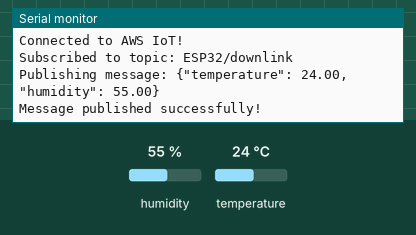
Recording of a sketch running on a simulated ESP32. Shown: the last lines printed to the serial monitor. The test bench sets the inputs (shaded band); at power-on: humidity 55 %, temperature 24 °C. WiFi joins after 1.5 s; servers stay silent unless stated; no MQTT or app messages arrive unless stated.

Above: at 2.7 s.
2.8 s: humidity set to 22 %
At 12.5 s:
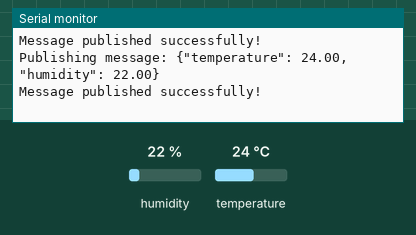
12.8 s: temperature set to 12 °C
At 22.5 s:
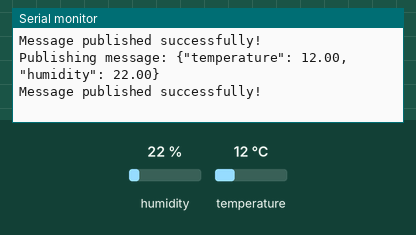
22.8 s: humidity set to 40 %
At 32.6 s:
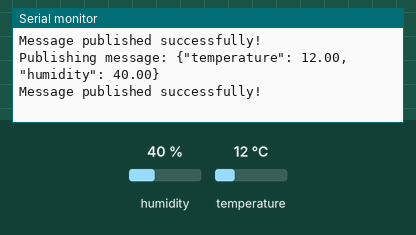
Timing chart, 0 to 34.1 s (numbered marks = the images above; inputs shaded):
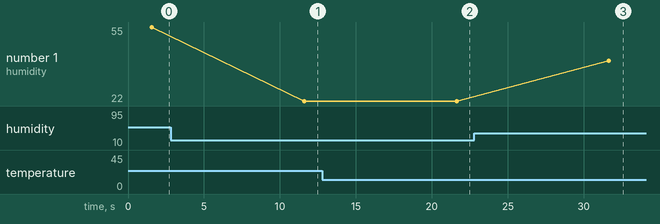

Measured:
- after the input at 2.8 s, the serial monitor: prints a new line after 8.8 s (image 1)
- after the input at 12.8 s, the serial monitor: prints a new line after 8.8 s (image 2)
- after the input at 22.8 s, the serial monitor: prints a new line after 8.9 s (image 3)
- plotted number 1: 55 → 22 after the input at 2.8 s, 22 → 40 after the input at 22.8 s

The sketch:

sketch_nov24aESP32_copy_20241204153317.ino
```cpp
#include "aws_secrets.h"
#include <WiFiClientSecure.h>
#include <MQTTClient.h>
#include <ArduinoJson.h>
#include "WiFi.h"
#include <DHT.h>

// DHT11 Settings
#define DHTPIN  21       // GPIO-pinnen där DHT11 är ansluten
#define DHTTYPE DHT11    // Typ av sensor
DHT dht(DHTPIN, DHTTYPE);

// MQTT topics
#define AWS_IOT_PUBLISH_TOPIC "/telemetry"
#define AWS_IOT_SUBSCRIBE_TOPIC "/downlink"

// Global variables
WiFiClientSecure net;
MQTTClient client(1024);

void connectWiFi() {
  Serial.println("Connecting to Wi-Fi");
  WiFi.begin(WIFI_SSID, WIFI_PASSWORD);
  while (WiFi.status() != WL_CONNECTED) {
    delay(500);
    Serial.print(".");
  }
  Serial.println("\nWi-Fi connected!");
}

void connectAWS() {
  Serial.println("Setting up AWS IoT connection...");

  net.setCACert(AWS_CERT_CA);
  net.setCertificate(AWS_CERT_CRT);
  net.setPrivateKey(AWS_CERT_PRIVATE);

  client.begin(AWS_IOT_ENDPOINT, 8883, net);
  Serial.println("Connecting to AWS IoT...");
  while (!client.connect(THINGNAME)) { // Använder THINGNAME som är definierat i aws_secrets.h
    Serial.print(".");
    delay(1000);
  }
  Serial.println("\nConnected to AWS IoT!");

  // Subscribe to topics
  client.subscribe(String(THINGNAME) + AWS_IOT_SUBSCRIBE_TOPIC);
  Serial.println("Subscribed to topic: " + String(THINGNAME) + AWS_IOT_SUBSCRIBE_TOPIC);
}

void publishMessage(float temperature, float humidity) {
  // Skapa ett JSON-objekt
  String message = "{\"temperature\": " + String(temperature, 2) + ", \"humidity\": " + String(humidity, 2) + "}";
  Serial.print("Publishing message: ");
  Serial.println(message);

  if (client.publish(String(THINGNAME) + AWS_IOT_PUBLISH_TOPIC, message)) {
    Serial.println("Message published successfully!");
  } else {
    Serial.println("Failed to publish message.");
  }
}

void setup() {
  Serial.begin(115200);
  dht.begin(); // Initiera DHT11-sensorn
  connectWiFi();
  connectAWS();
}

void loop() {
  if (!client.connected()) {
    Serial.println("Disconnected from AWS IoT, reconnecting...");
    connectAWS();
  }

  // Läs data från DHT11-sensorn
  float temperature = dht.readTemperature();
  float humidity = dht.readHumidity();

  if (isnan(temperature) || isnan(humidity)) {
    Serial.println("Failed to read from DHT sensor!");
  } else {
    publishMessage(temperature, humidity);
  }

  delay(10000); // Publish every 10 seconds
}
```

aws_secrets.h
```cpp
#ifndef AWS_SECRETS_H
#define AWS_SECRETS_H
#define THINGNAME "ESP32"

const char WIFI_SSID[] = "";
const char WIFI_PASSWORD[] = "";

const char AWS_IOT_ENDPOINT[] = "";

// Root CA Certificate
static const char AWS_CERT_CA[] = R"EOF(
-----BEGIN CERTIFICATE-----

-----END CERTIFICATE-----
)EOF";

// Device Certificate
static const char AWS_CERT_CRT[] = R"KEY(
-----BEGIN CERTIFICATE-----

-----END CERTIFICATE-----

)KEY";

// Private Key
static const char AWS_CERT_PRIVATE[] = R"KEY(
-----BEGIN RSA PRIVATE KEY-----

-----END RSA PRIVATE KEY-----

)KEY";

#endif
```
